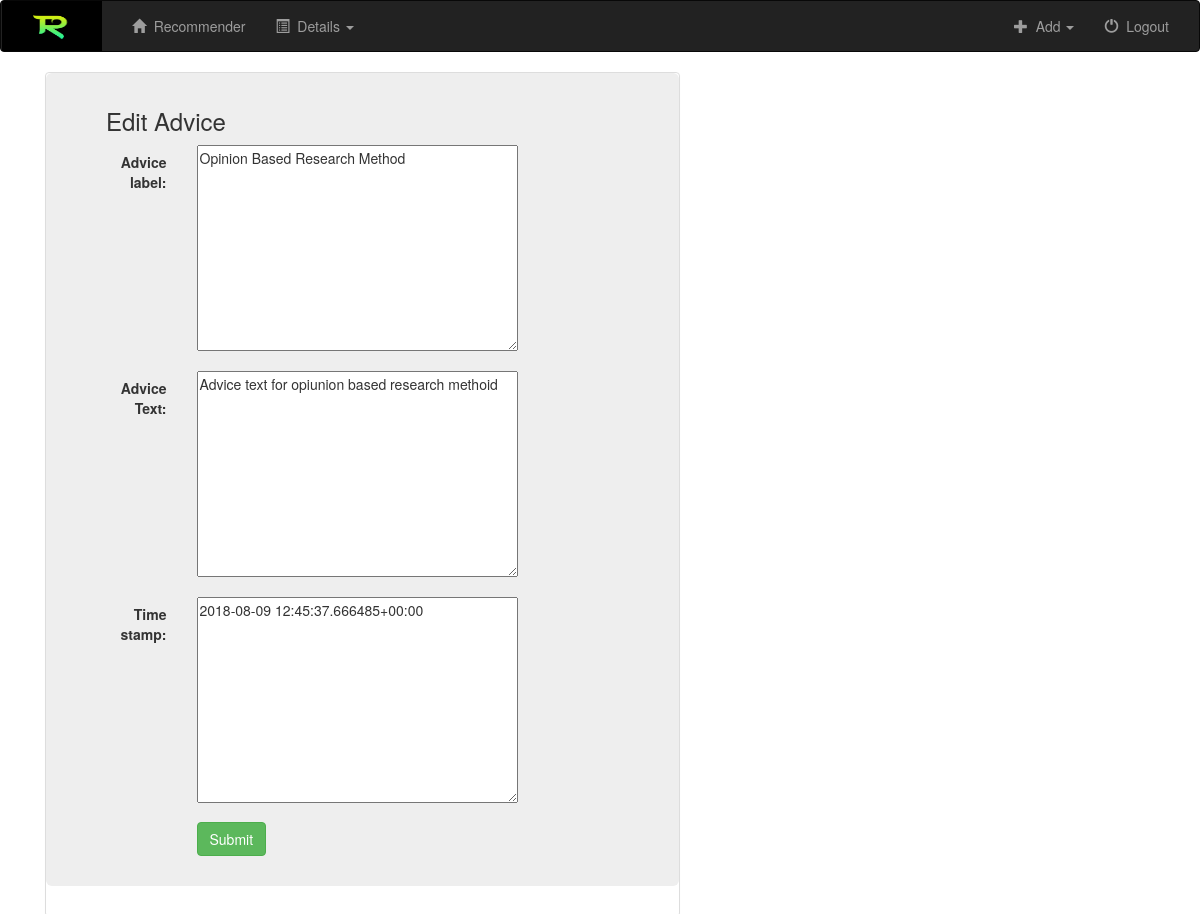
The app's page /recsystem/editAdvice/60/ with its own data.
### recsystem/models.py (models this page shows, shortened)
class Advice(models.Model):
    advice_label = models.TextField(max_length = 2000)
    advice_text = models.TextField(max_length = 3000)
    time_stamp = models.TextField( default=timezone.now, max_length= 2000)

### recsystem/views.py (the view)
# urls.py: url(r'^editAdvice/(?P<advice_id>[0-9]+)/$', views.editAdvice, name='editAdvice'),
def editAdvice(request, advice_id):
    advice = get_object_or_404(Advice, pk=advice_id)
    context = {
    'advice' : advice
    }
    return render(request, 'recsystem/editAdvice.html', context)

### recsystem/templates/recsystem/editAdvice.html (shortened to what this page needs)
{% extends 'recsystem/default.html' %}
{% block body %}
    <div class="container">
          <div class="col-sm-12 col-md-7">
              <div class="panel panel-default">
                  <div class="panel-body jumbotron">
                      <h3>Edit Advice</h3>
                      <form class="form-horizontal" role="form" action="{% url 'recsystem:saveAdvice' advice.id %}" method="post" >
                          <div class="form-group">
                              <div class="col-sm-offset-2 col-sm-10">
                              </div>
                              <label for="" class="control-label col-sm-2">
                                <label for="id_advice_label">Advice label:</label>
                              </label>
                              <div class="col-sm-10">
                                <textarea name="advice_label" rows="10" cols="40" maxlength="2000" required id="id_advice_label">{{ advice.advice_label }}</textarea>
                              </div>
                          </div>
                          <div class="form-group">
                              <div class="col-sm-offset-2 col-sm-10">
                              </div>
                              <label for="" class="control-label col-sm-2">
                                <label for="id_advice_text">Advice Text:</label>
                              </label>
                              <div class="col-sm-10">
                                <textarea name="advice_text" rows="10" cols="40" maxlength="3000" required id="id_advice_text">{{ advice.advice_text }}</textarea>
                              </div>
                          </div>
                          <div class="form-group">
                              <div class="col-sm-offset-2 col-sm-10">
                              </div>
                              <label for="" class="control-label col-sm-2">
                                <label for="id_time_stamp">Time stamp:</label>
                              </label>
                              <div class="col-sm-10">
                                <textarea name="time_stamp" rows="10" cols="40" maxlength="3000" required id="id_time_stamp">{{ advice.time_stamp }}</textarea>
                              </div>
                          </div>
                          <div class="form-group">
                              <div class="col-sm-offset-2 col-sm-10">
                                  <button type="submit" class="btn btn-success">Submit</button>
                              </div>
                          </div>
                      </form>
                  </div>
              </div>
          </div>
    </div>
{% endblock %}

### records on screen
Advice: advice_label "Opinion Based Research Method", advice_text "Advice text for opiunion based research methoid", time_stamp "2018-08-09 12:45:37.666485+00:00"
